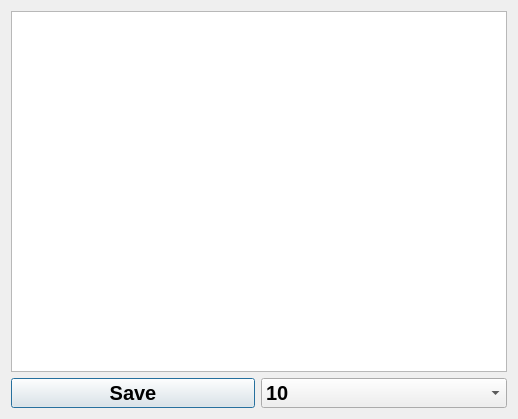
<?xml version="1.0" encoding="UTF-8"?>
<ui version="4.0">
 <class>FileWrite</class>
 <widget class="QDialog" name="FileWrite">
  <property name="geometry">
   <rect>
    <x>0</x>
    <y>0</y>
    <width>518</width>
    <height>419</height>
   </rect>
  </property>
  <property name="windowTitle">
   <string>Dialog</string>
  </property>
  <property name="modal">
   <bool>false</bool>
  </property>
  <layout class="QVBoxLayout" name="verticalLayout">
   <item>
    <widget class="QPlainTextEdit" name="TextEdit">
     <property name="sizePolicy">
      <sizepolicy hsizetype="Expanding" vsizetype="Expanding">
       <horstretch>0</horstretch>
       <verstretch>0</verstretch>
      </sizepolicy>
     </property>
    </widget>
   </item>
   <item>
    <layout class="QGridLayout" name="gridLayout">
     <item row="0" column="1">
      <widget class="QComboBox" name="comboBoxSize">
       <property name="enabled">
        <bool>true</bool>
       </property>
       <property name="sizePolicy">
        <sizepolicy hsizetype="Preferred" vsizetype="Preferred">
         <horstretch>0</horstretch>
         <verstretch>0</verstretch>
        </sizepolicy>
       </property>
       <property name="minimumSize">
        <size>
         <width>246</width>
         <height>30</height>
        </size>
       </property>
       <property name="maximumSize">
        <size>
         <width>16777215</width>
         <height>30</height>
        </size>
       </property>
       <property name="font">
        <font>
         <pointsize>15</pointsize>
         <weight>75</weight>
         <bold>true</bold>
        </font>
       </property>
       <property name="layoutDirection">
        <enum>Qt::LeftToRight</enum>
       </property>
       <item>
        <property name="text">
         <string>10</string>
        </property>
       </item>
       <item>
        <property name="text">
         <string>11</string>
        </property>
       </item>
       <item>
        <property name="text">
         <string>12</string>
        </property>
       </item>
       <item>
        <property name="text">
         <string>13</string>
        </property>
       </item>
       <item>
        <property name="text">
         <string>14</string>
        </property>
       </item>
       <item>
        <property name="text">
         <string>15</string>
        </property>
       </item>
       <item>
        <property name="text">
         <string>16</string>
        </property>
       </item>
       <item>
        <property name="text">
         <string>17</string>
        </property>
       </item>
       <item>
        <property name="text">
         <string>18</string>
        </property>
       </item>
       <item>
        <property name="text">
         <string>19</string>
        </property>
       </item>
       <item>
        <property name="text">
         <string>20</string>
        </property>
       </item>
       <item>
        <property name="text">
         <string>21</string>
        </property>
       </item>
       <item>
        <property name="text">
         <string>22</string>
        </property>
       </item>
       <item>
        <property name="text">
         <string>23</string>
        </property>
       </item>
       <item>
        <property name="text">
         <string>24</string>
        </property>
       </item>
       <item>
        <property name="text">
         <string>25</string>
        </property>
       </item>
       <item>
        <property name="text">
         <string>26</string>
        </property>
       </item>
       <item>
        <property name="text">
         <string>27</string>
        </property>
       </item>
       <item>
        <property name="text">
         <string>28</string>
        </property>
       </item>
       <item>
        <property name="text">
         <string>29</string>
        </property>
       </item>
       <item>
        <property name="text">
         <string>30</string>
        </property>
       </item>
      </widget>
     </item>
     <item row="0" column="0">
      <widget class="QPushButton" name="pushButton_save">
       <property name="sizePolicy">
        <sizepolicy hsizetype="Minimum" vsizetype="Preferred">
         <horstretch>0</horstretch>
         <verstretch>0</verstretch>
        </sizepolicy>
       </property>
       <property name="maximumSize">
        <size>
         <width>16777215</width>
         <height>30</height>
        </size>
       </property>
       <property name="font">
        <font>
         <pointsize>15</pointsize>
         <weight>75</weight>
         <bold>true</bold>
        </font>
       </property>
       <property name="text">
        <string>Save</string>
       </property>
      </widget>
     </item>
    </layout>
   </item>
  </layout>
 </widget>
 <resources/>
 <connections/>
</ui>
